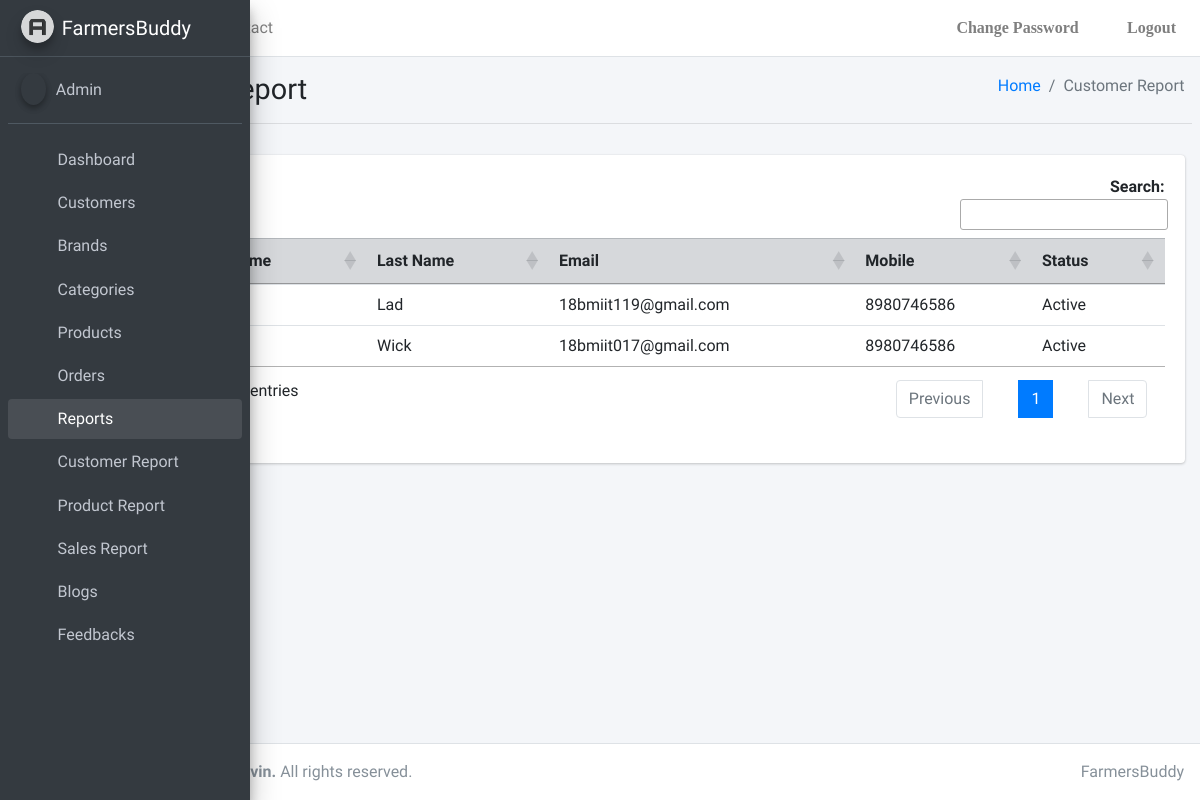
Page /FarmersBuddy/customerreport on the earlier database version.
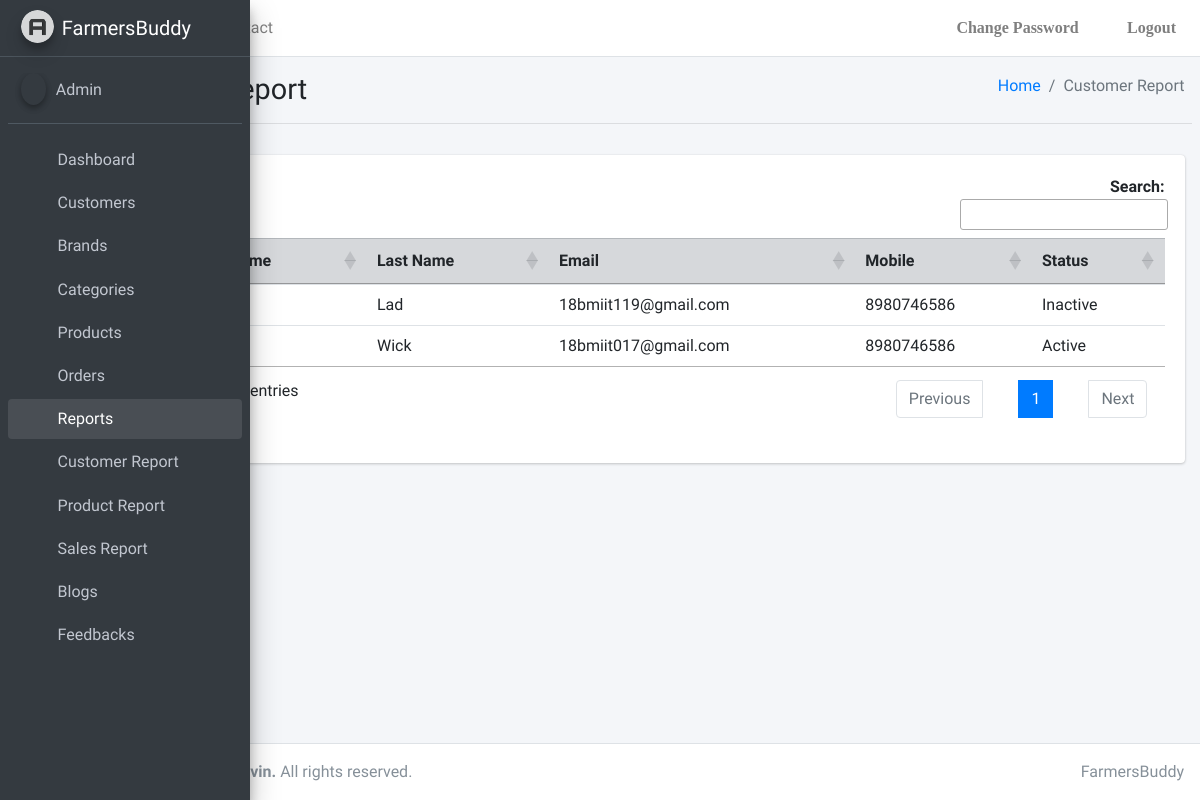
Same page on the later database version.
### FarmersBuddy/models.py (models this page shows, shortened)
class Userx(models.Model):
    id = models.AutoField(primary_key=True)
    FirstName = models.CharField(max_length=20)
    LastName = models.CharField(max_length=20)
    Email = models.EmailField(max_length=50)
    Password = models.CharField(max_length=64)
    Mobile = models.CharField(max_length=10, validators=[RegexValidator(r'^\d{10}$')])
    Address1 = models.TextField(max_length=100, verbose_name="Address")
    Address2 = models.TextField(blank=True,max_length=100, verbose_name="Alternative Address")
    Type = models.CharField(max_length=1, default="c")
    Status = models.CharField(
        max_length = 1,
        choices = Status_Choice,
        default = '2'
        )

### FarmersBuddy/views.py (the view)
# urls.py: path('customerreport', views.customerreport, name='customerreport'),
@never_cache
def customerreport(request):
    customers = Userx.objects.filter(Type="c")
    params = {
        "customers": customers
    }
    return render(request, "FarmersBuddy/Admin/customerreport.html", params)

### templates/FarmersBuddy/Admin/customerreport.html (shortened to what this page needs)
{% extends './base.html' %} {% block title %}Customer Report{% endblock %}
{% block body %}
{% load static %}
<div class="content-wrapper">
  <div class="content-header">
    <div class="container-fluid">
      <div class="row mb-2">
        <div class="col-sm-6">
          <h1 class="m-0">Customer Report</h1>
        </div>
        <div class="col-sm-6">
          <ol class="breadcrumb float-sm-right">
            <li class="breadcrumb-item"><a href="#">Home</a></li>
            <li class="breadcrumb-item active">Customer Report</li>
          </ol>
        </div>
      </div>
    </div>
    <hr/>
  </div>
  <div class="content">
    <div class="container-fluid">
      <div class="card">
        <div class="card-body">
          <table id="myTable" class="table table-hover table-responsive-md">
            <thead class="table-secondary">
              <th scope="col">#</th>
              <th scope="col">First Name</th>
              <th scope="col">Last Name</th>
              <th scope="col">Email</th>
              <th scope="col">Mobile</th>
              <th scope="col">Status</th>
            </thead>
            <tbody>
            {% for item in customers %}
            <tr>
            <th scope="row">{{ forloop.counter }}</th>
            <td>{{ item.FirstName }}</td>
            <td>{{ item.LastName }}</td>
            <td>{{ item.Email }}</td>
            <td>{{ item.Mobile }}</td>
            {% if item.Status == "1"  %}
            <td>Active</td>
            {% elif item.Status == "2" %}
            <td>Unverified</td>
            {% else %}
            <td>Inactive</td>
            {% endif %}
            </tr>
            {% endfor %}
            </tbody>
          </table>
        </div>
      </div>
    </div>
  </div>
</div>
{% endblock %}

Differences in the rows shown:
changed Userx "Lad": Status "Active" → "Inactive"
